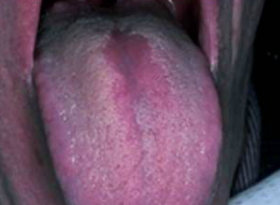
#> input picture images 2/CANCER/018.jpeg, 280 x 205 px, found by its file name; its folder holds only this picture in this run
$ python dataset_loading.py
#> lines starting #> are read from the running program, lines starting #| are printed output that depends on the picture
#> the answer given: ../images 2/CANCER
import os
import cv2
import numpy as np
import matplotlib.pyplot as plt
import random

def load_images_from_folder(folder):
#> called with folder = '../images 2/CANCER'
    images = []
    labels = []

    # Define the exact subfolder paths
    cancer_path ='/Users/anshulshukla/Desktop/oral cancer detection/images 2/CANCER'
    non_cancer_path = "/Users/anshulshukla/Desktop/oral cancer detection/images 2/NON CANCER"

    # Load cancer images
    if os.path.isdir(cancer_path):
        for img_name in os.listdir(cancer_path):
            img_path = os.path.join(cancer_path, img_name)
            img = cv2.imread(img_path)
#> img is the input picture: shape (205, 280, 3); mean B, G, R 94.5, 74, 100.8
            if img is not None:
                img = cv2.resize(img, (150, 150))
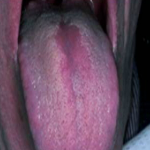
#> img: shape (150, 150, 3); mean B, G, R 94.4, 73.8, 100.6
                img = img / 255.0  # Normalize to [0, 1]
#| Loaded 1 images with labels.
#> the answer given: 3
                images.append(img)
                labels.append("Cancer")
    else:
        print(f"Warning: Subfolder 'cancer' not found in '{folder}'.")

    # Load non-cancer images
    if os.path.isdir(non_cancer_path):
        for img_name in os.listdir(non_cancer_path):
            img_path = os.path.join(non_cancer_path, img_name)
            img = cv2.imread(img_path)
            if img is not None:
                img = cv2.resize(img, (150, 150))
                img = img / 255.0  # Normalize to [0, 1]
                images.append(img)
                labels.append("Non-Cancer")
    else:
        print(f"Warning: Subfolder 'NON CANCER' not found at '{non_cancer_path}'.")

    return np.array(images), np.array(labels)

def display_images(images, labels, num_cols=3, max_images_to_display=15):
#> called with images = array of shape (1, 150, 150, 3), labels = array of shape (1,), num_cols = 3, max_images_to_display = 3
    num_images = len(images)
#> num_images = 1
    if num_images == 0:
        print("No images to display.")
        return

    # Randomly sample images if there are more than max_images_to_display
    if num_images > max_images_to_display:
        indices = random.sample(range(num_images), max_images_to_display)
        images = [images[i] for i in indices]
        labels = [labels[i] for i in indices]

    num_rows = (max_images_to_display + num_cols - 1) // num_cols
    plt.figure(figsize=(5 * num_cols, 5 * num_rows))

    for i in range(len(images)):
        plt.subplot(num_rows, num_cols, i + 1)
        plt.imshow(images[i])  # No need to convert, images are already in [0,1]
        plt.title(labels[i])
        plt.axis('off')
#> this loop made 1 pass

    plt.tight_layout()
    plt.show()

if __name__ == "__main__":
    dataset_path = input("Enter the path to your dataset (images folder): ")
    images, labels = load_images_from_folder(dataset_path)
    print(f"Loaded {len(images)} images with labels.")
    if len(images) > 0:
        max_images = int(input("Enter the maximum number of images to display: "))
        display_images(images, labels, max_images_to_display=max_images)

$ run again, on images 2/CANCER/171.jpeg
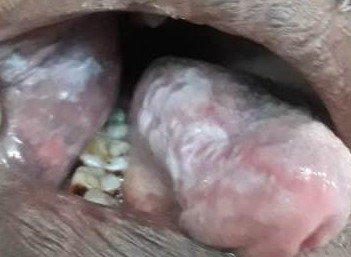
#> input picture images 2/CANCER/171.jpeg, 351 x 257 px, found by its file name
#> in load_images_from_folder, img is the input picture: shape (257, 351, 3); mean B, G, R 116.9, 115.6, 128.1
#> in load_images_from_folder, `img = cv2.resize(img, (150, 150))`:
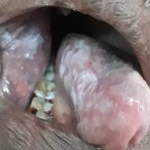
#> img: shape (150, 150, 3); mean B, G, R 116.8, 115.5, 128
#| Loaded 1 images with labels.
#> num_images = 1
#> the loop in display_images, `for i in range(len(images)):` made 1 pass

$ run again, on images 2/CANCER/034.jpeg
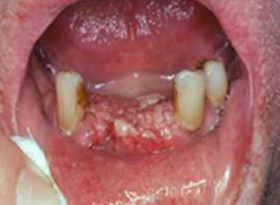
#> input picture images 2/CANCER/034.jpeg, 280 x 205 px, found by its file name
#> in load_images_from_folder, img is the input picture: shape (205, 280, 3); mean B, G, R 100.8, 100.5, 162.6
#> in load_images_from_folder, `img = cv2.resize(img, (150, 150))`:
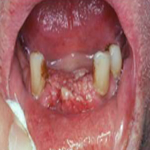
#> img: shape (150, 150, 3); mean B, G, R 100.7, 100.4, 162.5
#| Loaded 1 images with labels.
#> num_images = 1
#> the loop in display_images, `for i in range(len(images)):` made 1 pass
